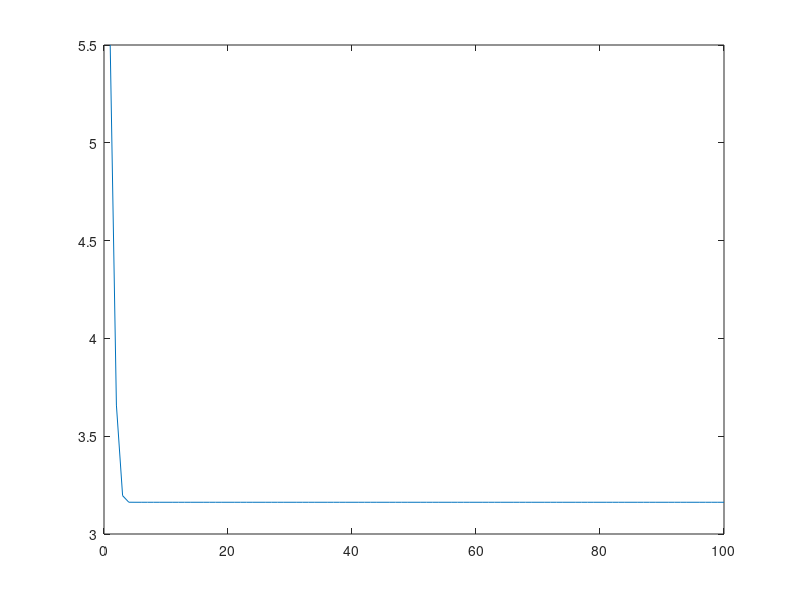

The MATLAB script that drew this image:
clc
clear
close all

fcn = @(x) x^2-10;
fcn_dot = @(x) 2*x;

x0 = 1;
for i = 1:100
    x0 = x0 - fcn(x0) / fcn_dot(x0);
    xs(i) = x0;
end

plot(xs)
